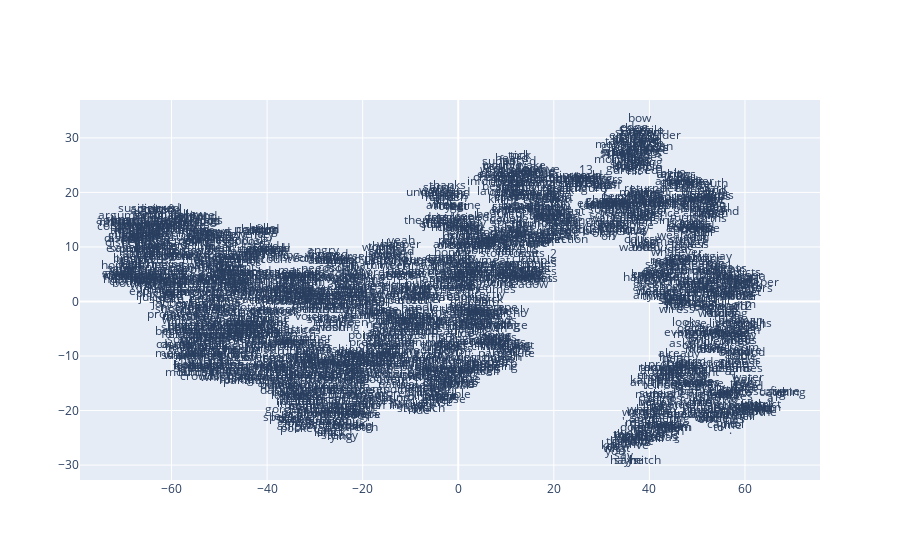

The notebook cell saved with this chart:
### Code cell
def plot_with_plotly(x_vals, y_vals, labels, plot_in_notebook=True):
    from plotly.offline import init_notebook_mode, iplot, plot
    import plotly.graph_objs as go

    trace = go.Scatter(x=x_vals, y=y_vals, mode='text', text=labels)
    data = [trace]

    if plot_in_notebook:
        init_notebook_mode(connected=True)
        iplot(data, filename='word-embedding-plot')
    else:
        plot(data, filename='word-embedding-plot.html')


def plot_with_matplotlib(x_vals, y_vals, labels):
    import matplotlib.pyplot as plt
    import random

    random.seed(0)

    plt.figure(figsize=(12, 12))
    plt.scatter(x_vals, y_vals)


    indices = list(range(len(labels)))
    selected_indices = random.sample(indices, 25)
    for i in selected_indices:
        plt.annotate(labels[i], (x_vals[i], y_vals[i]))

try:
    get_ipython()
except Exception:
    plot_function = plot_with_matplotlib
else:
    plot_function = plot_with_plotly

plot_function(x_vals, y_vals, labels)

### Figure 1 — Plotly figure (JSON) as saved in the notebook; plotly's stock layout.template omitted (floating-point values rounded to 4 significant figures; data arrays with more than 128 entries replaced by an {"elided": "..."} marker saying what was removed)
{"data": [{"mode": "text", "text": {"elided": "1963 str values"}, "x": {"elided": "1963 float values"}, "y": {"elided": "1963 float values"}, "type": "scatter"}], "layout": {}}
